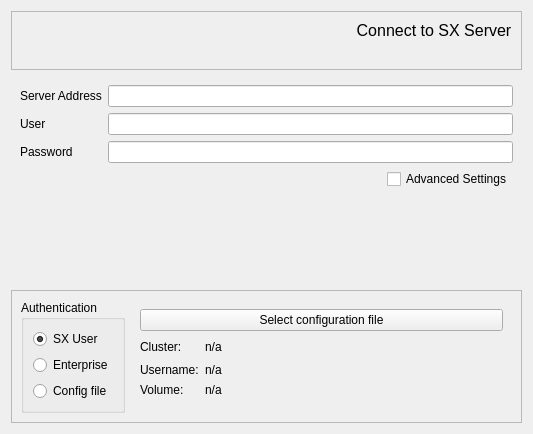
<?xml version="1.0" encoding="UTF-8"?>
<ui version="4.0">
 <class>WizardConnectToPage</class>
 <widget class="QWizardPage" name="WizardConnectToPage">
  <property name="geometry">
   <rect>
    <x>0</x>
    <y>0</y>
    <width>533</width>
    <height>434</height>
   </rect>
  </property>
  <property name="windowTitle">
   <string notr="true">WizardPage</string>
  </property>
  <layout class="QVBoxLayout" name="verticalLayout_11">
   <property name="sizeConstraint">
    <enum>QLayout::SetMinimumSize</enum>
   </property>
   <item>
    <widget class="ColoredFrame" name="frame_5">
     <property name="sizePolicy">
      <sizepolicy hsizetype="MinimumExpanding" vsizetype="Preferred">
       <horstretch>0</horstretch>
       <verstretch>0</verstretch>
      </sizepolicy>
     </property>
     <property name="frameShape">
      <enum>QFrame::StyledPanel</enum>
     </property>
     <property name="frameShadow">
      <enum>QFrame::Raised</enum>
     </property>
     <property name="lineWidth">
      <number>0</number>
     </property>
     <layout class="QHBoxLayout" name="horizontalLayout_10">
      <property name="sizeConstraint">
       <enum>QLayout::SetMinimumSize</enum>
      </property>
      <item>
       <widget class="QLabel" name="logo">
        <property name="sizePolicy">
         <sizepolicy hsizetype="Preferred" vsizetype="Minimum">
          <horstretch>0</horstretch>
          <verstretch>0</verstretch>
         </sizepolicy>
        </property>
        <property name="text">
         <string/>
        </property>
        <property name="pixmap">
         <pixmap resource="../assets/sxdrive/graphics.qrc">:/icons/systemicon.png</pixmap>
        </property>
        <property name="scaledContents">
         <bool>false</bool>
        </property>
       </widget>
      </item>
      <item>
       <spacer name="horizontalSpacer_18">
        <property name="orientation">
         <enum>Qt::Horizontal</enum>
        </property>
        <property name="sizeType">
         <enum>QSizePolicy::MinimumExpanding</enum>
        </property>
        <property name="sizeHint" stdset="0">
         <size>
          <width>0</width>
          <height>20</height>
         </size>
        </property>
       </spacer>
      </item>
      <item>
       <layout class="QVBoxLayout" name="verticalLayout_8">
        <item>
         <widget class="QLabel" name="label_55">
          <property name="sizePolicy">
           <sizepolicy hsizetype="Minimum" vsizetype="Minimum">
            <horstretch>0</horstretch>
            <verstretch>0</verstretch>
           </sizepolicy>
          </property>
          <property name="font">
           <font>
            <pointsize>12</pointsize>
            <weight>50</weight>
            <bold>false</bold>
           </font>
          </property>
          <property name="text">
           <string>Connect to SX Server</string>
          </property>
          <property name="alignment">
           <set>Qt::AlignCenter</set>
          </property>
         </widget>
        </item>
        <item>
         <widget class="QLabel" name="label_4">
          <property name="sizePolicy">
           <sizepolicy hsizetype="Preferred" vsizetype="Minimum">
            <horstretch>0</horstretch>
            <verstretch>0</verstretch>
           </sizepolicy>
          </property>
          <property name="text">
           <string/>
          </property>
          <property name="pixmap">
           <pixmap resource="../assets/sxdrive/graphics.qrc">:/icons/progress1of3.png</pixmap>
          </property>
         </widget>
        </item>
       </layout>
      </item>
     </layout>
    </widget>
   </item>
   <item>
    <widget class="QScrollArea" name="scrollArea">
     <property name="frameShape">
      <enum>QFrame::NoFrame</enum>
     </property>
     <property name="lineWidth">
      <number>0</number>
     </property>
     <property name="horizontalScrollBarPolicy">
      <enum>Qt::ScrollBarAlwaysOff</enum>
     </property>
     <property name="sizeAdjustPolicy">
      <enum>QAbstractScrollArea::AdjustToContents</enum>
     </property>
     <property name="widgetResizable">
      <bool>true</bool>
     </property>
     <widget class="QWidget" name="scrollAreaWidgetContents">
      <property name="geometry">
       <rect>
        <x>0</x>
        <y>0</y>
        <width>515</width>
        <height>300</height>
       </rect>
      </property>
      <layout class="QVBoxLayout" name="verticalLayout_2">
       <property name="spacing">
        <number>0</number>
       </property>
       <property name="leftMargin">
        <number>0</number>
       </property>
       <property name="topMargin">
        <number>0</number>
       </property>
       <property name="rightMargin">
        <number>0</number>
       </property>
       <property name="bottomMargin">
        <number>0</number>
       </property>
       <item>
        <widget class="QStackedWidget" name="stackedWidget">
         <property name="sizePolicy">
          <sizepolicy hsizetype="Preferred" vsizetype="Minimum">
           <horstretch>0</horstretch>
           <verstretch>0</verstretch>
          </sizepolicy>
         </property>
         <property name="currentIndex">
          <number>0</number>
         </property>
         <widget class="QWidget" name="pageSxAuth">
          <property name="sizePolicy">
           <sizepolicy hsizetype="Preferred" vsizetype="Minimum">
            <horstretch>0</horstretch>
            <verstretch>0</verstretch>
           </sizepolicy>
          </property>
          <layout class="QGridLayout" name="gridLayout">
           <property name="sizeConstraint">
            <enum>QLayout::SetMinimumSize</enum>
           </property>
           <item row="0" column="1">
            <widget class="QLineEdit" name="sxCluster">
             <property name="sizePolicy">
              <sizepolicy hsizetype="Minimum" vsizetype="Maximum">
               <horstretch>0</horstretch>
               <verstretch>0</verstretch>
              </sizepolicy>
             </property>
            </widget>
           </item>
           <item row="1" column="1">
            <widget class="QLineEdit" name="sxUser">
             <property name="sizePolicy">
              <sizepolicy hsizetype="Minimum" vsizetype="Maximum">
               <horstretch>0</horstretch>
               <verstretch>0</verstretch>
              </sizepolicy>
             </property>
            </widget>
           </item>
           <item row="1" column="0">
            <widget class="QLabel" name="label">
             <property name="sizePolicy">
              <sizepolicy hsizetype="Preferred" vsizetype="Minimum">
               <horstretch>0</horstretch>
               <verstretch>0</verstretch>
              </sizepolicy>
             </property>
             <property name="text">
              <string>User</string>
             </property>
            </widget>
           </item>
           <item row="2" column="0">
            <widget class="QLabel" name="label_2">
             <property name="sizePolicy">
              <sizepolicy hsizetype="Preferred" vsizetype="Minimum">
               <horstretch>0</horstretch>
               <verstretch>0</verstretch>
              </sizepolicy>
             </property>
             <property name="text">
              <string>Password</string>
             </property>
            </widget>
           </item>
           <item row="2" column="1">
            <widget class="QLineEdit" name="sxPassword">
             <property name="sizePolicy">
              <sizepolicy hsizetype="Minimum" vsizetype="Maximum">
               <horstretch>0</horstretch>
               <verstretch>0</verstretch>
              </sizepolicy>
             </property>
             <property name="echoMode">
              <enum>QLineEdit::Password</enum>
             </property>
            </widget>
           </item>
           <item row="0" column="0">
            <widget class="QLabel" name="label_sx_cluster">
             <property name="sizePolicy">
              <sizepolicy hsizetype="Preferred" vsizetype="Minimum">
               <horstretch>0</horstretch>
               <verstretch>0</verstretch>
              </sizepolicy>
             </property>
             <property name="text">
              <string>Server Address</string>
             </property>
             <property name="textFormat">
              <enum>Qt::RichText</enum>
             </property>
            </widget>
           </item>
           <item row="3" column="1">
            <layout class="QHBoxLayout" name="adv_checkbox_layout1">
             <property name="sizeConstraint">
              <enum>QLayout::SetMinimumSize</enum>
             </property>
             <item>
              <spacer name="horizontalSpacer_20">
               <property name="orientation">
                <enum>Qt::Horizontal</enum>
               </property>
               <property name="sizeType">
                <enum>QSizePolicy::MinimumExpanding</enum>
               </property>
               <property name="sizeHint" stdset="0">
                <size>
                 <width>40</width>
                 <height>0</height>
                </size>
               </property>
              </spacer>
             </item>
             <item>
              <widget class="QCheckBox" name="advancedSettings">
               <property name="sizePolicy">
                <sizepolicy hsizetype="Minimum" vsizetype="Maximum">
                 <horstretch>0</horstretch>
                 <verstretch>0</verstretch>
                </sizepolicy>
               </property>
               <property name="text">
                <string>Advanced Settings</string>
               </property>
              </widget>
             </item>
            </layout>
           </item>
           <item row="4" column="1">
            <spacer name="verticalSpacer">
             <property name="orientation">
              <enum>Qt::Vertical</enum>
             </property>
             <property name="sizeType">
              <enum>QSizePolicy::MinimumExpanding</enum>
             </property>
             <property name="sizeHint" stdset="0">
              <size>
               <width>0</width>
               <height>0</height>
              </size>
             </property>
            </spacer>
           </item>
          </layout>
         </widget>
         <widget class="QWidget" name="pageEnterpriseAuth">
          <layout class="QGridLayout" name="gridLayout_2">
           <property name="sizeConstraint">
            <enum>QLayout::SetMinimumSize</enum>
           </property>
           <item row="1" column="0">
            <widget class="QLabel" name="label_5">
             <property name="sizePolicy">
              <sizepolicy hsizetype="Preferred" vsizetype="Maximum">
               <horstretch>0</horstretch>
               <verstretch>0</verstretch>
              </sizepolicy>
             </property>
             <property name="text">
              <string>User</string>
             </property>
            </widget>
           </item>
           <item row="0" column="1">
            <widget class="QLineEdit" name="enterpriseServer">
             <property name="sizePolicy">
              <sizepolicy hsizetype="Expanding" vsizetype="Maximum">
               <horstretch>0</horstretch>
               <verstretch>0</verstretch>
              </sizepolicy>
             </property>
            </widget>
           </item>
           <item row="2" column="1">
            <widget class="QLineEdit" name="enterprisePassword">
             <property name="sizePolicy">
              <sizepolicy hsizetype="Expanding" vsizetype="Maximum">
               <horstretch>0</horstretch>
               <verstretch>0</verstretch>
              </sizepolicy>
             </property>
             <property name="echoMode">
              <enum>QLineEdit::Password</enum>
             </property>
            </widget>
           </item>
           <item row="3" column="0">
            <widget class="QLabel" name="label_7">
             <property name="sizePolicy">
              <sizepolicy hsizetype="Preferred" vsizetype="Maximum">
               <horstretch>0</horstretch>
               <verstretch>0</verstretch>
              </sizepolicy>
             </property>
             <property name="text">
              <string>Device</string>
             </property>
            </widget>
           </item>
           <item row="0" column="0">
            <widget class="QLabel" name="label_3">
             <property name="sizePolicy">
              <sizepolicy hsizetype="Preferred" vsizetype="Maximum">
               <horstretch>0</horstretch>
               <verstretch>0</verstretch>
              </sizepolicy>
             </property>
             <property name="text">
              <string>Server</string>
             </property>
            </widget>
           </item>
           <item row="1" column="1">
            <widget class="QLineEdit" name="enterpriseUser">
             <property name="sizePolicy">
              <sizepolicy hsizetype="Expanding" vsizetype="Maximum">
               <horstretch>0</horstretch>
               <verstretch>0</verstretch>
              </sizepolicy>
             </property>
            </widget>
           </item>
           <item row="2" column="0">
            <widget class="QLabel" name="label_6">
             <property name="sizePolicy">
              <sizepolicy hsizetype="Preferred" vsizetype="Maximum">
               <horstretch>0</horstretch>
               <verstretch>0</verstretch>
              </sizepolicy>
             </property>
             <property name="text">
              <string>Password</string>
             </property>
            </widget>
           </item>
           <item row="5" column="1">
            <spacer name="verticalSpacer_3">
             <property name="orientation">
              <enum>Qt::Vertical</enum>
             </property>
             <property name="sizeType">
              <enum>QSizePolicy::MinimumExpanding</enum>
             </property>
             <property name="sizeHint" stdset="0">
              <size>
               <width>0</width>
               <height>0</height>
              </size>
             </property>
            </spacer>
           </item>
           <item row="3" column="1">
            <widget class="QLineEdit" name="enterpriseDevice">
             <property name="sizePolicy">
              <sizepolicy hsizetype="Expanding" vsizetype="Maximum">
               <horstretch>0</horstretch>
               <verstretch>0</verstretch>
              </sizepolicy>
             </property>
            </widget>
           </item>
           <item row="4" column="1">
            <layout class="QHBoxLayout" name="adv_checkbox_layout2">
             <property name="sizeConstraint">
              <enum>QLayout::SetMinimumSize</enum>
             </property>
             <item>
              <spacer name="horizontalSpacer_2022">
               <property name="orientation">
                <enum>Qt::Horizontal</enum>
               </property>
               <property name="sizeHint" stdset="0">
                <size>
                 <width>40</width>
                 <height>0</height>
                </size>
               </property>
              </spacer>
             </item>
             <item>
              <widget class="QCheckBox" name="advancedSettings2">
               <property name="sizePolicy">
                <sizepolicy hsizetype="Minimum" vsizetype="Maximum">
                 <horstretch>0</horstretch>
                 <verstretch>0</verstretch>
                </sizepolicy>
               </property>
               <property name="text">
                <string>Advanced Settings</string>
               </property>
              </widget>
             </item>
            </layout>
           </item>
          </layout>
         </widget>
         <widget class="QWidget" name="pageConfigFile">
          <layout class="QGridLayout" name="gridLayout_4">
           <property name="sizeConstraint">
            <enum>QLayout::SetMinimumSize</enum>
           </property>
           <item row="1" column="0">
            <layout class="QHBoxLayout" name="adv_checkbox_layout3">
             <property name="sizeConstraint">
              <enum>QLayout::SetMinimumSize</enum>
             </property>
             <item>
              <spacer name="horizontalSpacer_2033">
               <property name="orientation">
                <enum>Qt::Horizontal</enum>
               </property>
               <property name="sizeHint" stdset="0">
                <size>
                 <width>0</width>
                 <height>0</height>
                </size>
               </property>
              </spacer>
             </item>
             <item>
              <widget class="QCheckBox" name="advancedSettings3">
               <property name="sizePolicy">
                <sizepolicy hsizetype="Minimum" vsizetype="Maximum">
                 <horstretch>0</horstretch>
                 <verstretch>0</verstretch>
                </sizepolicy>
               </property>
               <property name="text">
                <string>Advanced Settings</string>
               </property>
              </widget>
             </item>
            </layout>
           </item>
           <item row="0" column="0">
            <widget class="DropFrame" name="frame">
             <property name="sizePolicy">
              <sizepolicy hsizetype="MinimumExpanding" vsizetype="Expanding">
               <horstretch>0</horstretch>
               <verstretch>0</verstretch>
              </sizepolicy>
             </property>
             <property name="minimumSize">
              <size>
               <width>50</width>
               <height>50</height>
              </size>
             </property>
             <property name="maximumSize">
              <size>
               <width>544</width>
               <height>223</height>
              </size>
             </property>
             <property name="frameShape">
              <enum>QFrame::StyledPanel</enum>
             </property>
             <property name="frameShadow">
              <enum>QFrame::Raised</enum>
             </property>
            </widget>
           </item>
           <item row="2" column="0">
            <spacer name="verticalSpacer_2">
             <property name="orientation">
              <enum>Qt::Vertical</enum>
             </property>
             <property name="sizeHint" stdset="0">
              <size>
               <width>0</width>
               <height>0</height>
              </size>
             </property>
            </spacer>
           </item>
          </layout>
         </widget>
        </widget>
       </item>
       <item>
        <widget class="QFrame" name="advancedSettingsPane">
         <property name="enabled">
          <bool>true</bool>
         </property>
         <property name="frameShape">
          <enum>QFrame::StyledPanel</enum>
         </property>
         <property name="frameShadow">
          <enum>QFrame::Plain</enum>
         </property>
         <layout class="QGridLayout" name="gridLayout_3">
          <property name="sizeConstraint">
           <enum>QLayout::SetMinimumSize</enum>
          </property>
          <item row="1" column="1" rowspan="4">
           <widget class="QStackedWidget" name="stackedWidget_2">
            <property name="currentIndex">
             <number>2</number>
            </property>
            <widget class="QWidget" name="page">
             <layout class="QGridLayout" name="gridLayout_5">
              <property name="sizeConstraint">
               <enum>QLayout::SetMinimumSize</enum>
              </property>
              <item row="0" column="1">
               <spacer name="horizontalSpacer_21">
                <property name="orientation">
                 <enum>Qt::Horizontal</enum>
                </property>
                <property name="sizeHint" stdset="0">
                 <size>
                  <width>176</width>
                  <height>20</height>
                 </size>
                </property>
               </spacer>
              </item>
              <item row="0" column="3">
               <widget class="QSpinBox" name="sxPort">
                <property name="minimum">
                 <number>1</number>
                </property>
                <property name="maximum">
                 <number>65535</number>
                </property>
                <property name="value">
                 <number>443</number>
                </property>
               </widget>
              </item>
              <item row="0" column="2">
               <widget class="QLabel" name="label_42">
                <property name="text">
                 <string>Port</string>
                </property>
               </widget>
              </item>
              <item row="0" column="0">
               <widget class="QCheckBox" name="encryptTraffic">
                <property name="text">
                 <string>SSL Encryption</string>
                </property>
                <property name="checked">
                 <bool>true</bool>
                </property>
               </widget>
              </item>
              <item row="1" column="0" colspan="5">
               <widget class="QLabel" name="label_11">
                <property name="text">
                 <string>Initial IP address (only for clusters without a DNS name)</string>
                </property>
               </widget>
              </item>
              <item row="2" column="0" colspan="5">
               <widget class="QLineEdit" name="sxAddress">
                <property name="sizePolicy">
                 <sizepolicy hsizetype="Minimum" vsizetype="Fixed">
                  <horstretch>0</horstretch>
                  <verstretch>0</verstretch>
                 </sizepolicy>
                </property>
               </widget>
              </item>
             </layout>
            </widget>
            <widget class="QWidget" name="page_2"/>
            <widget class="QWidget" name="page_3">
             <layout class="QGridLayout" name="gridLayout_6">
              <property name="sizeConstraint">
               <enum>QLayout::SetMinimumSize</enum>
              </property>
              <item row="1" column="0">
               <widget class="QLabel" name="label_9">
                <property name="sizePolicy">
                 <sizepolicy hsizetype="Preferred" vsizetype="Minimum">
                  <horstretch>0</horstretch>
                  <verstretch>0</verstretch>
                 </sizepolicy>
                </property>
                <property name="text">
                 <string>Cluster:</string>
                </property>
               </widget>
              </item>
              <item row="2" column="1">
               <widget class="QLabel" name="label_Username">
                <property name="sizePolicy">
                 <sizepolicy hsizetype="Preferred" vsizetype="Minimum">
                  <horstretch>0</horstretch>
                  <verstretch>0</verstretch>
                 </sizepolicy>
                </property>
                <property name="text">
                 <string>n/a</string>
                </property>
               </widget>
              </item>
              <item row="1" column="1">
               <widget class="QLabel" name="label_Cluster">
                <property name="sizePolicy">
                 <sizepolicy hsizetype="Preferred" vsizetype="Minimum">
                  <horstretch>0</horstretch>
                  <verstretch>0</verstretch>
                 </sizepolicy>
                </property>
                <property name="text">
                 <string>n/a</string>
                </property>
               </widget>
              </item>
              <item row="3" column="1">
               <widget class="QLabel" name="label_Volume">
                <property name="sizePolicy">
                 <sizepolicy hsizetype="Preferred" vsizetype="Minimum">
                  <horstretch>0</horstretch>
                  <verstretch>0</verstretch>
                 </sizepolicy>
                </property>
                <property name="text">
                 <string>n/a</string>
                </property>
               </widget>
              </item>
              <item row="3" column="0">
               <widget class="QLabel" name="label_12">
                <property name="sizePolicy">
                 <sizepolicy hsizetype="Preferred" vsizetype="Minimum">
                  <horstretch>0</horstretch>
                  <verstretch>0</verstretch>
                 </sizepolicy>
                </property>
                <property name="text">
                 <string>Volume:</string>
                </property>
               </widget>
              </item>
              <item row="2" column="0">
               <widget class="QLabel" name="label_10">
                <property name="sizePolicy">
                 <sizepolicy hsizetype="Preferred" vsizetype="Minimum">
                  <horstretch>0</horstretch>
                  <verstretch>0</verstretch>
                 </sizepolicy>
                </property>
                <property name="text">
                 <string>Username:</string>
                </property>
               </widget>
              </item>
              <item row="1" column="2">
               <spacer name="horizontalSpacer">
                <property name="orientation">
                 <enum>Qt::Horizontal</enum>
                </property>
                <property name="sizeHint" stdset="0">
                 <size>
                  <width>40</width>
                  <height>20</height>
                 </size>
                </property>
               </spacer>
              </item>
              <item row="0" column="0" colspan="3">
               <widget class="QPushButton" name="pushButton">
                <property name="sizePolicy">
                 <sizepolicy hsizetype="Minimum" vsizetype="Minimum">
                  <horstretch>0</horstretch>
                  <verstretch>0</verstretch>
                 </sizepolicy>
                </property>
                <property name="text">
                 <string>Select configuration file</string>
                </property>
               </widget>
              </item>
             </layout>
            </widget>
           </widget>
          </item>
          <item row="1" column="0" rowspan="5">
           <widget class="QGroupBox" name="groupBox">
            <property name="sizePolicy">
             <sizepolicy hsizetype="Preferred" vsizetype="Minimum">
              <horstretch>0</horstretch>
              <verstretch>0</verstretch>
             </sizepolicy>
            </property>
            <property name="title">
             <string>Authentication</string>
            </property>
            <property name="flat">
             <bool>false</bool>
            </property>
            <property name="checkable">
             <bool>false</bool>
            </property>
            <property name="checked">
             <bool>false</bool>
            </property>
            <layout class="QVBoxLayout" name="verticalLayout">
             <property name="sizeConstraint">
              <enum>QLayout::SetMinimumSize</enum>
             </property>
             <item>
              <widget class="QRadioButton" name="buttonSxAuth">
               <property name="text">
                <string>SX User</string>
               </property>
               <property name="checked">
                <bool>true</bool>
               </property>
              </widget>
             </item>
             <item>
              <widget class="QRadioButton" name="buttonEnterpriseAuth">
               <property name="text">
                <string>Enterprise</string>
               </property>
              </widget>
             </item>
             <item>
              <widget class="QRadioButton" name="buttonConfigFile">
               <property name="text">
                <string>Config file</string>
               </property>
              </widget>
             </item>
            </layout>
           </widget>
          </item>
         </layout>
        </widget>
       </item>
      </layout>
     </widget>
    </widget>
   </item>
  </layout>
 </widget>
 <customwidgets>
  <customwidget>
   <class>ColoredFrame</class>
   <extends>QFrame</extends>
   <header location="global">coloredframe.h</header>
   <container>1</container>
  </customwidget>
  <customwidget>
   <class>DropFrame</class>
   <extends>QFrame</extends>
   <header>dropframe.h</header>
   <container>1</container>
  </customwidget>
 </customwidgets>
 <tabstops>
  <tabstop>sxCluster</tabstop>
  <tabstop>sxUser</tabstop>
  <tabstop>sxPassword</tabstop>
  <tabstop>enterpriseServer</tabstop>
  <tabstop>enterpriseUser</tabstop>
  <tabstop>enterprisePassword</tabstop>
  <tabstop>enterpriseDevice</tabstop>
  <tabstop>advancedSettings</tabstop>
  <tabstop>buttonSxAuth</tabstop>
  <tabstop>buttonConfigFile</tabstop>
  <tabstop>encryptTraffic</tabstop>
  <tabstop>sxPort</tabstop>
  <tabstop>sxAddress</tabstop>
 </tabstops>
 <resources>
  <include location="../assets/sxdrive/graphics.qrc"/>
 </resources>
 <connections/>
</ui>
